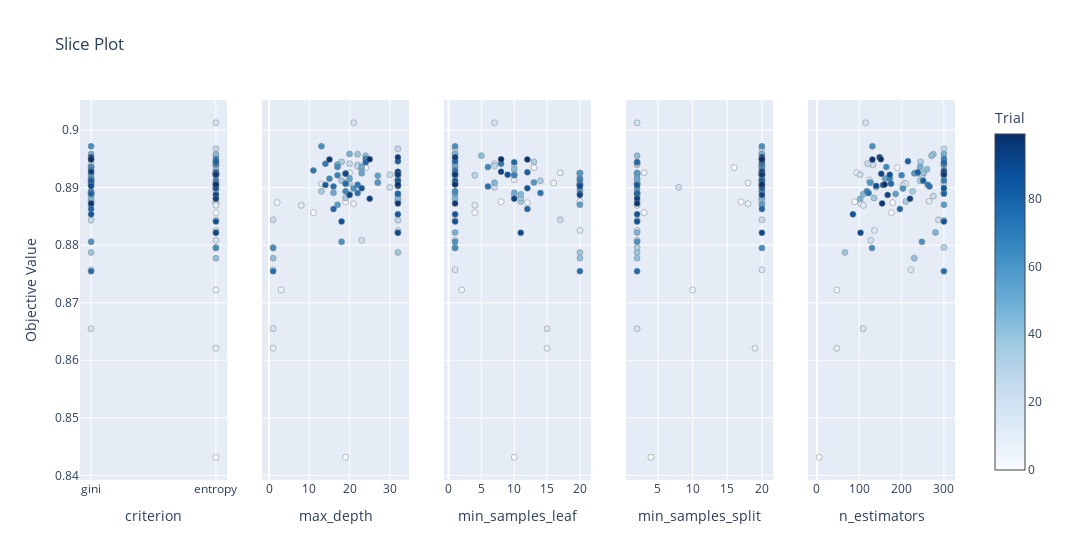

The code cell stored with this chart in its notebook:
### Code cell
optuna.visualization.plot_slice(study)
